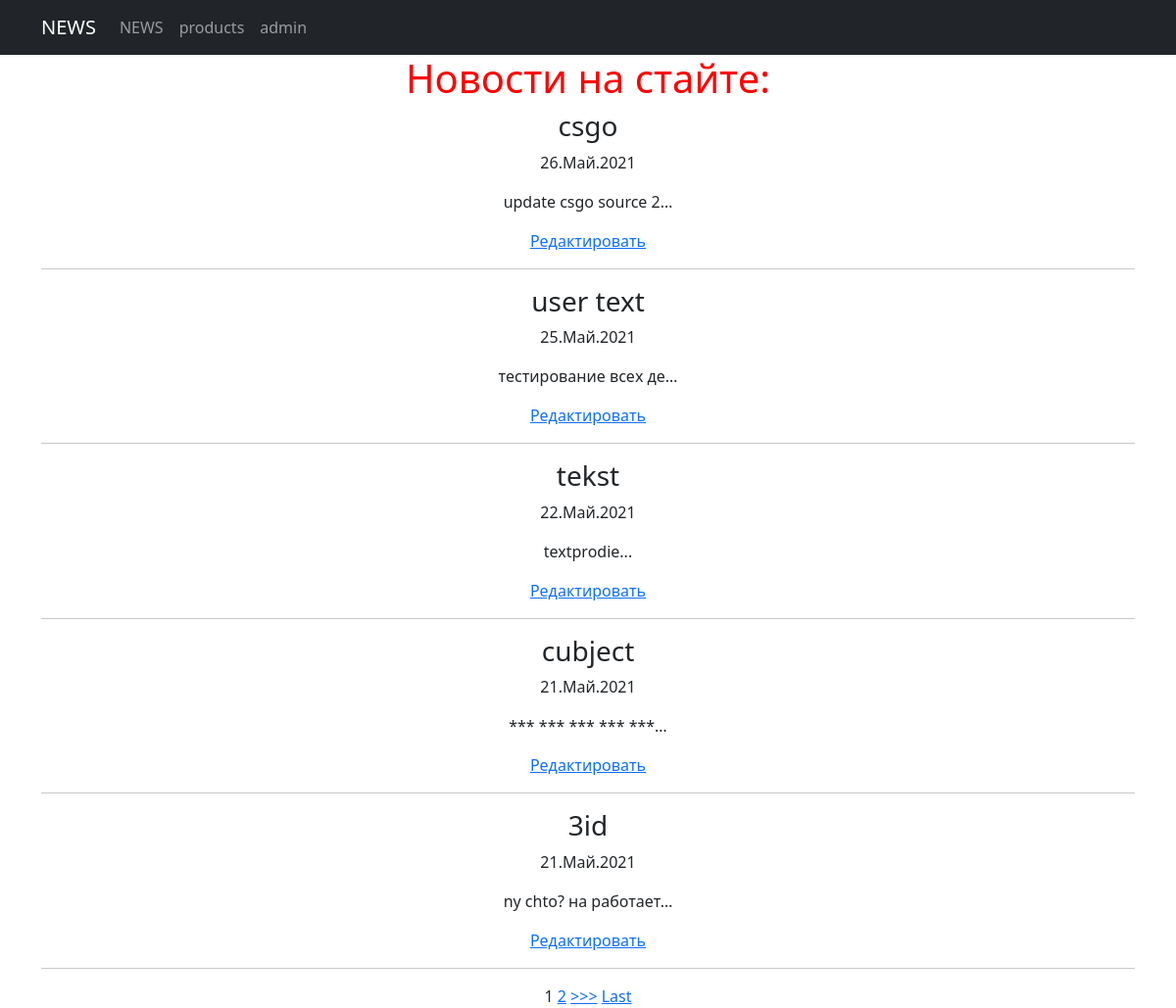
The page /news/ on the database as committed earlier.
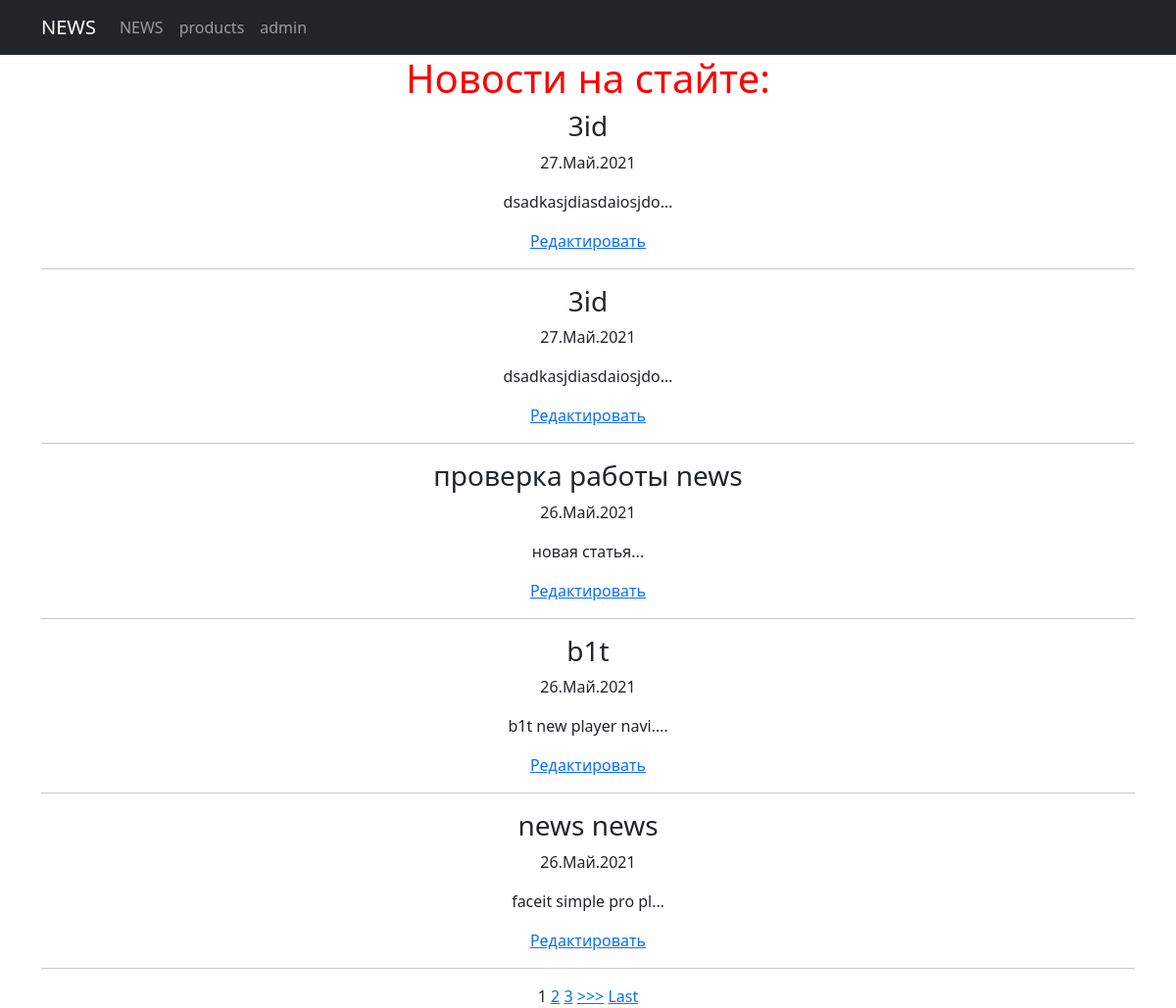
The same page on the database as committed later.
### news/models.py (models this page shows, shortened)
class Post(models.Model):
    PostAuthor = models.ForeignKey(Author, on_delete=models.CASCADE)
    PostNews = 'PN'
    PostArticle = 'PA'
    POSITIONS = [
        (PostArticle, 'Статья'),
        (PostNews, 'Новость'),
    ]
    title = models.CharField(max_length=50)
    positions = models.CharField(max_length=2, choices=POSITIONS, default=PostArticle)
    data = models.DateTimeField(auto_now_add=True)
    postCategory = models.ManyToManyField(Category, through='PostCategory')
    previewName = models.CharField(max_length=128)
    text = models.TextField()
    rating = models.SmallIntegerField(default=0)
    def preview(self):
        return self.text[0:124] + '...'
    class Meta:
        verbose_name = 'Пост'
        verbose_name_plural = 'Посты'

### news/views.py (the view)
# urls.py: path('news/', include('news.urls'))
class news(ListView):
    model = Post
    template_name = 'news.html'
    context_object_name = 'news'
    ordering = '-data'
    paginate_by = 5

### news/templatetags/custom_filters.py (called while the page is built)
@register.filter(name='censor_filter')
def censor_filter(value):
    for i in bad_words:
        value = value.lower()
        value = value.replace(i, '***')
    return value

### templates/news.html (shortened to what this page needs)
<!DOCTYPE html>
<html lang="en">
<head> {% extends 'flatpages/default.html' %} {% load custom_filters %}
{% block content %}
<h1><span style="color: #ff0000;">Новости на стайте:</span></h1>
{% if news %}
    {% for el in news %}
        <h3>{{ el.title|censor_filter }}</h3>
        <p>{{ el.data|date:'d.M.Y' }}</p>
        <p>{{ el.preview|censor_filter|truncatechars:21 }}</p>
        <a href="{% url 'news_edit' news.id %}"><u>Редактировать</u></a>
        <hr>
    {%endfor%}
{% if is_paginated %}
    {% for num in page_obj.paginator.page_range %}
        {% if page_obj.number == num %}
            <a>{{ num }}</a>
        {% elif num > page_obj.number|add:'-3' and num < page_obj.number|add:'3' %}
            <a href="?page={{ num }}">{{ num }}</a>
        {% endif %}
    {% endfor %}
    {% if page_obj.has_next %}
        <a href="?page={{ page_obj.next_page_number }}">>>></a>
        <a href="?page={{ page_obj.paginator.num_pages }}">Last</a>
    {% endif %}
{% endif %}
{% else %}
    <h2>Новостей нет</h2>
{% endif %}
{% endblock content %}

Rows that differ between the two databases and show on the page:
no longer on this page (row unchanged): Post: title|censor_filter "csgo", data "26.Май.2021", preview|censor_filter "update csgo source 2…"
no longer on this page (row unchanged): Post: title|censor_filter "user text", data "25.Май.2021", preview|censor_filter "тестирование всех де…"
no longer on this page (row unchanged): Post: title|censor_filter "tekst", data "22.Май.2021", preview|censor_filter "textprodie..."
no longer on this page (row unchanged): Post: title|censor_filter "cubject", data "21.Май.2021", preview|censor_filter "*** *** *** *** ***…"
removed Post: title|censor_filter "3id", data "21.Май.2021", preview|censor_filter "ny chto? на работает…"
added Post: title|censor_filter "3id", data "27.Май.2021", preview|censor_filter "dsadkasjdiasdaiosjdo…"
added Post: title|censor_filter "3id", data "27.Май.2021", preview|censor_filter "dsadkasjdiasdaiosjdo…"
added Post: title|censor_filter "проверка работы news", data "26.Май.2021", preview|censor_filter "новая статья..."
added Post: title|censor_filter "b1t", data "26.Май.2021", preview|censor_filter "b1t new player navi.…"
added Post: title|censor_filter "news news", data "26.Май.2021", preview|censor_filter "faceit simple pro pl…"
Other text that changed with them:
new list line: "3"
